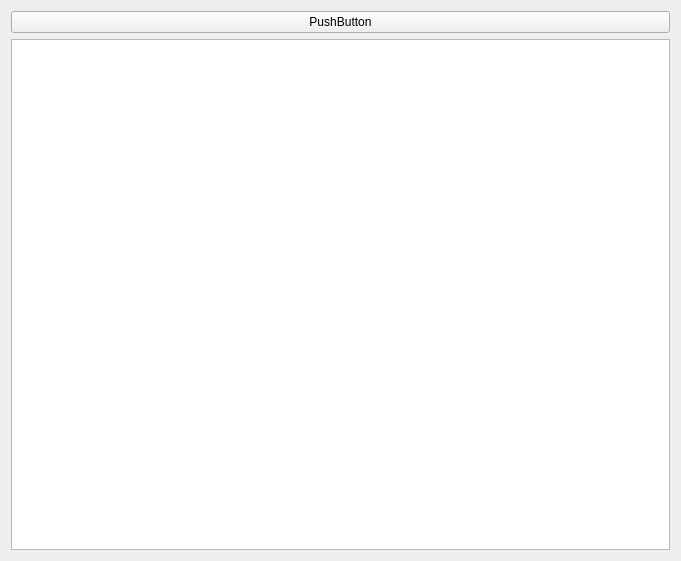
<?xml version="1.0" encoding="UTF-8"?>
<ui version="4.0">
 <class>ThirdPage</class>
 <widget class="QWidget" name="ThirdPage">
  <property name="geometry">
   <rect>
    <x>0</x>
    <y>0</y>
    <width>681</width>
    <height>561</height>
   </rect>
  </property>
  <property name="windowTitle">
   <string>Form</string>
  </property>
  <layout class="QVBoxLayout" name="verticalLayout">
   <item>
    <widget class="QPushButton" name="pushButton">
     <property name="text">
      <string>PushButton</string>
     </property>
    </widget>
   </item>
   <item>
    <widget class="QTextEdit" name="textEdit"/>
   </item>
  </layout>
 </widget>
 <resources/>
 <connections/>
</ui>
